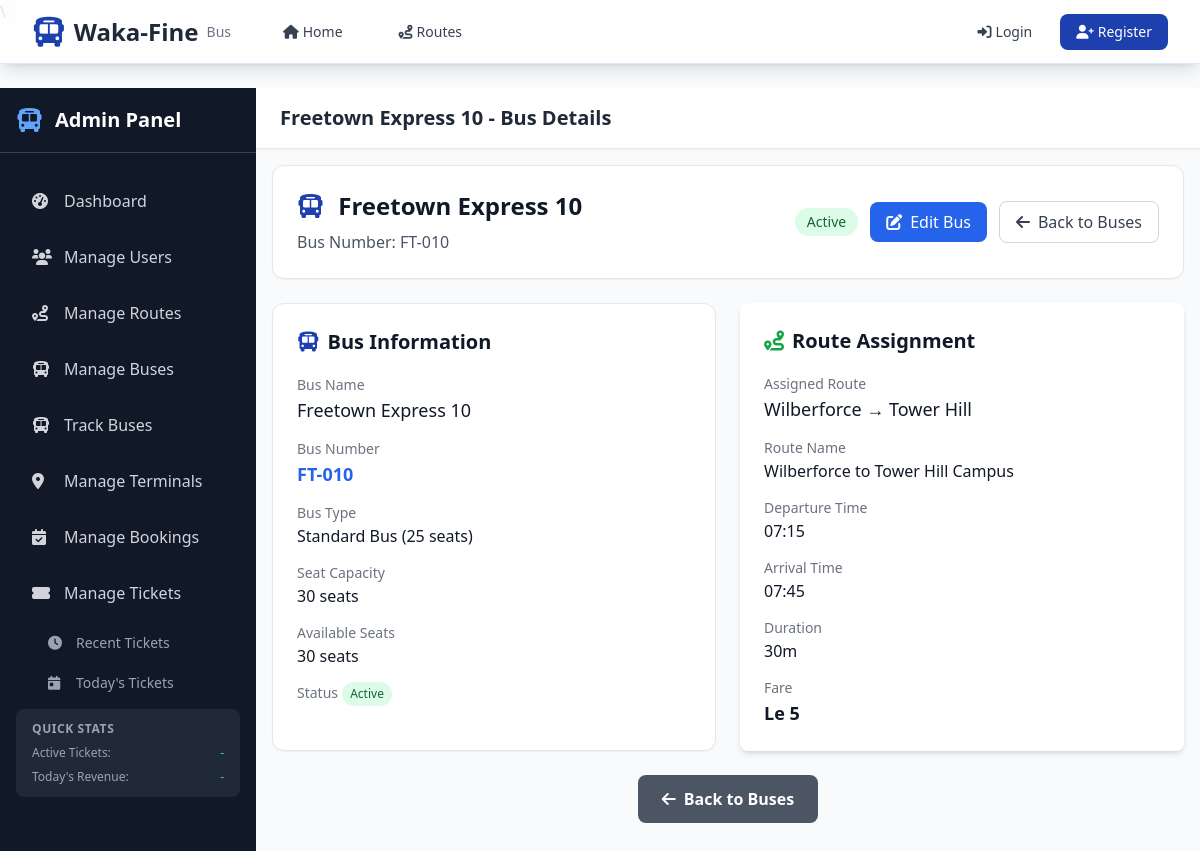
The page /buses/25/ on the database its author committed.
### buses/models.py (models this page shows, shortened)
class Bus(models.Model):
    BUS_TYPE_CHOICES = [
        ("mini", "Mini Bus (14 seats)"),
        ("standard", "Standard Bus (25 seats)"),
        ("large", "Large Bus (35 seats)"),
    ]
    bus_number = models.CharField(max_length=20, unique=True)
    bus_name = models.CharField(max_length=100)
    bus_type = models.CharField(
        max_length=20, choices=BUS_TYPE_CHOICES, default="standard"
    )
    seat_capacity = models.PositiveIntegerField()
    assigned_route = models.ForeignKey(
        Route, on_delete=models.SET_NULL, null=True, blank=True
    )
    is_active = models.BooleanField(default=True)
    created_at = models.DateTimeField(auto_now_add=True)
    updated_at = models.DateTimeField(auto_now=True)
    @property
    def available_seats(self):
        from bookings.models import Booking
        from django.utils import timezone
        today_bookings = Booking.objects.filter(
            bus=self,
            travel_date__date=timezone.now().date(),
            status="confirmed",
        ).count()
        return self.seat_capacity - today_bookings

### routes/models.py (models this page shows, shortened)
class Route(models.Model):
    LOCATION_CHOICES = [
        ("lumley", "Lumley"),
        ("regent_road", "Regent Road"),
        ("aberdeen", "Aberdeen"),
        ("hill_station", "Hill Station"),
        ("kissy", "Kissy"),
        ("east_end", "East End"),
        ("wilberforce", "Wilberforce"),
        ("tower_hill", "Tower Hill"),
        ("ferry_junction", "Ferry Junction"),
        ("goderich", "Goderich"),
        ("kent", "Kent"),
        ("congo_cross", "Congo Cross"),
    ]
    name = models.CharField(max_length=100)
    origin = models.CharField(max_length=50, choices=LOCATION_CHOICES)
    destination = models.CharField(max_length=50, choices=LOCATION_CHOICES)
    origin_terminal = models.ForeignKey(
        "terminals.Terminal",
        on_delete=models.SET_NULL,
        null=True,
        blank=True,
        related_name="origin_routes",
        help_text="Terminal where this route starts",
    )
    destination_terminal = models.ForeignKey(
        "terminals.Terminal",
        on_delete=models.SET_NULL,
        null=True,
        blank=True,
        related_name="destination_routes",
        help_text="Terminal where this route ends",
    )
    price = models.DecimalField(max_digits=10, decimal_places=2)
    departure_time = models.TimeField()
    arrival_time = models.TimeField()
    duration_minutes = models.PositiveIntegerField(help_text="Duration in minutes")
    is_active = models.BooleanField(default=True)
    created_at = models.DateTimeField(auto_now_add=True)
    updated_at = models.DateTimeField(auto_now=True)
    class Meta:
        unique_together = ["origin", "destination", "departure_time"]
    @property
    def duration_formatted(self):
        hours = self.duration_minutes // 60
        minutes = self.duration_minutes % 60
        if hours > 0:
            return f"{hours}h {minutes}m"
        return f"{minutes}m"

### buses/views.py (the view)
# urls.py: path("<int:pk>/", views.BusDetailView.as_view(), name="detail"),
class BusDetailView(DetailView):
    model = Bus
    template_name = "buses/detail.html"
    context_object_name = "bus"

### templates/buses/detail.html
{% extends 'accounts/admin/base_admin.html' %}
{% block page_title %}{{ bus.bus_name }} - Bus Details{% endblock %}
{% block content %}
<div class="max-w-6xl mx-auto">
    <div class="bg-white rounded-xl shadow-sm border border-gray-200 p-6 mb-6">
        <div class="flex flex-col md:flex-row md:items-center md:justify-between">
            <div>
                <h1 class="text-2xl font-bold text-gray-900 mb-2">
                    <i class="fas fa-bus text-primary mr-2"></i>
                    {{ bus.bus_name }}
                </h1>
                <p class="text-gray-600">Bus Number: {{ bus.bus_number }}</p>
            </div>
            <div class="mt-4 md:mt-0 flex items-center space-x-3">
                <span class="{% if bus.is_active %}bg-green-100 text-green-800{% else %}bg-red-100 text-red-800{% endif %} px-3 py-1 rounded-full text-sm font-medium">
                    {% if bus.is_active %}Active{% else %}Inactive{% endif %}
                </span>
                <a href="{% url 'buses:update' bus.pk %}" class="px-4 py-2 bg-blue-600 text-white rounded-lg hover:bg-blue-700 transition-colors">
                    <i class="fas fa-edit mr-2"></i>Edit Bus
                </a>
                <a href="{% url 'accounts:admin_manage_buses' %}" class="px-4 py-2 border border-gray-300 rounded-lg text-gray-700 hover:bg-gray-50 transition-colors">
                    <i class="fas fa-arrow-left mr-2"></i>Back to Buses
                </a>
            </div>
        </div>
    </div>        <div class="grid grid-cols-1 lg:grid-cols-2 gap-6">
            <div class="bg-white rounded-xl shadow-sm border border-gray-200 p-6">
                <h2 class="text-xl font-semibold text-gray-900 mb-4">
                    <i class="fas fa-bus text-primary mr-2"></i>Bus Information
                </h2>
                <div class="space-y-3">
                    <div>
                        <label class="text-sm font-medium text-gray-500">Bus Name</label>
                        <p class="text-lg text-gray-900">{{ bus.bus_name }}</p>
                    </div>
                    <div>
                        <label class="text-sm font-medium text-gray-500">Bus Number</label>
                        <p class="text-lg font-semibold text-blue-600">{{ bus.bus_number }}</p>
                    </div>
                    <div>
                        <label class="text-sm font-medium text-gray-500">Bus Type</label>
                        <p class="text-gray-900">{{ bus.get_bus_type_display }}</p>
                    </div>
                    <div>
                        <label class="text-sm font-medium text-gray-500">Seat Capacity</label>
                        <p class="text-gray-900">{{ bus.seat_capacity }} seats</p>
                    </div>
                    <div>
                        <label class="text-sm font-medium text-gray-500">Available Seats</label>
                        <p class="text-gray-900">{{ bus.available_seats }} seats</p>
                    </div>
                    <div>
                        <label class="text-sm font-medium text-gray-500">Status</label>
                        <span class="inline-flex items-center px-2 py-1 rounded-full text-xs font-medium
                            {% if bus.is_active %}bg-green-100 text-green-800
                            {% else %}bg-red-100 text-red-800{% endif %}">
                            {% if bus.is_active %}Active{% else %}Inactive{% endif %}
                        </span>
                    </div>
                </div>
            </div>
            <div class="bg-white rounded-lg shadow-md p-6">
                <h2 class="text-xl font-semibold text-gray-900 mb-4">
                    <i class="fas fa-route mr-2 text-green-600"></i>Route Assignment
                </h2>
                {% if bus.assigned_route %}
                    <div class="space-y-3">
                        <div>
                            <label class="text-sm font-medium text-gray-500">Assigned Route</label>
                            <p class="text-lg text-gray-900">{{ bus.assigned_route.get_origin_display }} → {{ bus.assigned_route.get_destination_display }}</p>
                        </div>
                        <div>
                            <label class="text-sm font-medium text-gray-500">Route Name</label>
                            <p class="text-gray-900">{{ bus.assigned_route.name }}</p>
                        </div>
                        <div>
                            <label class="text-sm font-medium text-gray-500">Departure Time</label>
                            <p class="text-gray-900">{{ bus.assigned_route.departure_time|time:"H:i" }}</p>
                        </div>
                        <div>
                            <label class="text-sm font-medium text-gray-500">Arrival Time</label>
                            <p class="text-gray-900">{{ bus.assigned_route.arrival_time|time:"H:i" }}</p>
                        </div>
                        <div>
                            <label class="text-sm font-medium text-gray-500">Duration</label>
                            <p class="text-gray-900">{{ bus.assigned_route.duration_formatted }}</p>
                        </div>
                        <div>
                            <label class="text-sm font-medium text-gray-500">Fare</label>
                            <p class="text-lg font-bold text-gray-900">Le {{ bus.assigned_route.price|floatformat:0 }}</p>
                        </div>
                    </div>
                {% else %}
                    <div class="text-center py-8">
                        <i class="fas fa-exclamation-triangle text-4xl text-yellow-400 mb-4"></i>
                        <h3 class="text-lg font-medium text-gray-600 mb-2">No Route Assigned</h3>
                        <p class="text-gray-500">This bus is not currently assigned to any route.</p>
                    </div>
                {% endif %}
            </div>
        </div>
        <div class="flex justify-center space-x-4 mt-6">
            {% if user.is_admin or user.is_staff_member %}
                <a href="{% url 'buses:update' bus.id %}"
                   class="bg-blue-600 hover:bg-blue-700 text-white font-bold py-3 px-6 rounded-lg transition duration-200 flex items-center">
                    <i class="fas fa-edit mr-2"></i>Edit Bus
                </a>
                <a href="{% url 'accounts:admin_manage_buses' %}"
                   class="bg-gray-600 hover:bg-gray-700 text-white font-bold py-3 px-6 rounded-lg transition duration-200 flex items-center">
                    <i class="fas fa-arrow-left mr-2"></i>Back to Admin
                </a>
            {% else %}
                <a href="{% url 'buses:list' %}"
                   class="bg-gray-600 hover:bg-gray-700 text-white font-bold py-3 px-6 rounded-lg transition duration-200 flex items-center">
                    <i class="fas fa-arrow-left mr-2"></i>Back to Buses
                </a>
            {% endif %}
        </div>
    </div>
</div>
{% endblock %}

### rows shown on the page
Bus: bus_name "Freetown Express 10", bus_number "FT-010", bus_type "Standard Bus (25 seats)", seat_capacity "30", available_seats "30", assigned_route.origin "Wilberforce", assigned_route.destination "Tower Hill", assigned_route.name "Wilberforce to Tower Hill Campus", assigned_route.departure_time "07:15", assigned_route.arrival_time "07:45", assigned_route.duration_formatted "30m", assigned_route.price "5"
